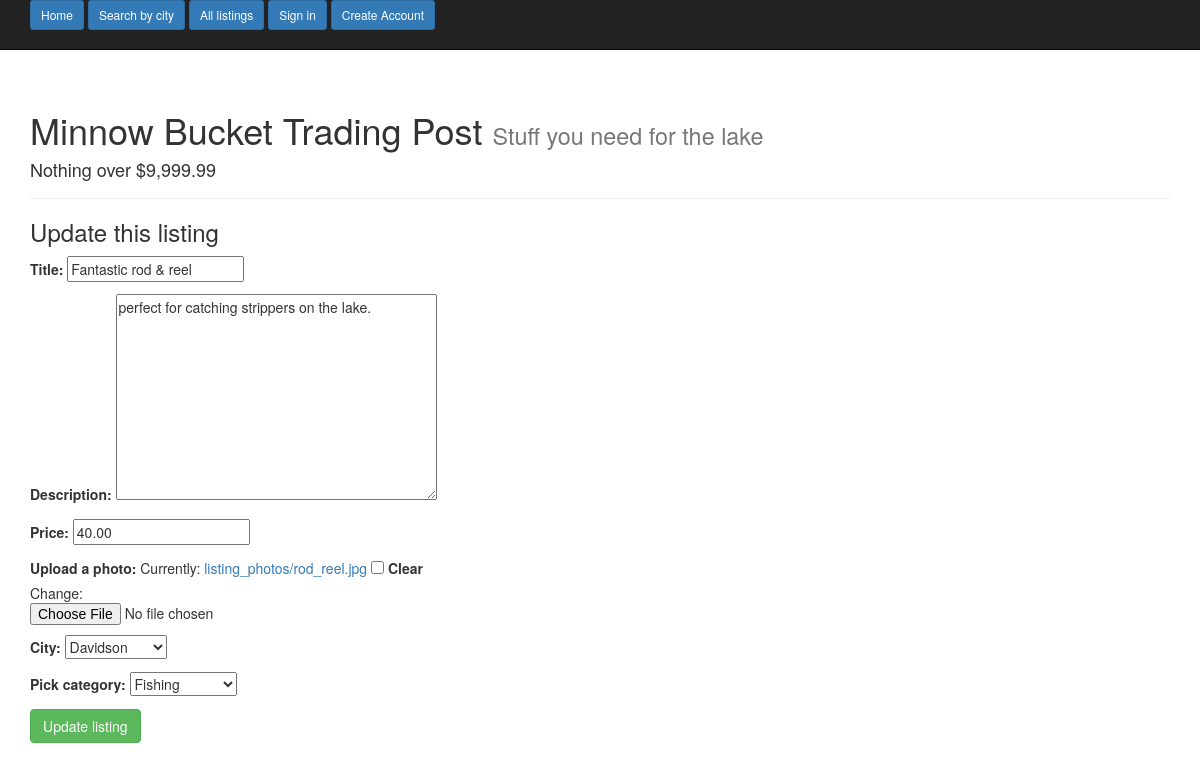
The page /update/21/ on the database as committed earlier.
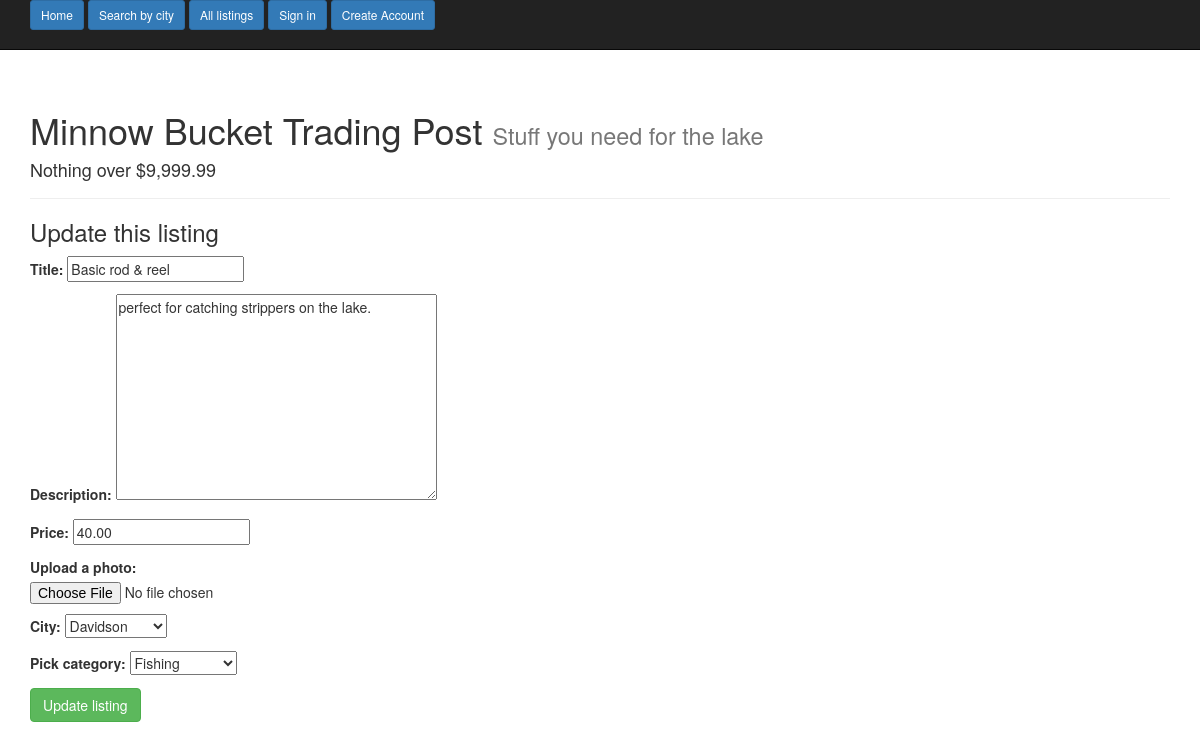
The same page on the database as committed later.
### main_app/models.py (models this page shows, shortened)
class Listing(models.Model):
    title = models.CharField(max_length=40)
    description = models.TextField()
    price = models.DecimalField(max_digits=6, decimal_places=2)
    photo = models.ImageField(upload_to='listing_photos', null=True, blank=True, verbose_name='Upload a photo')
    city = models.ForeignKey(Location)
    seller = models.ForeignKey(User)
    created = models.DateTimeField(auto_now_add=True)
    pick_category = models.ForeignKey(Category)
    class Meta:
        ordering = ['-created']

### main_app/views.py (the view)
# urls.py: url(r'^update/(?P<pk>\d+)/$', ListingUpdateView.as_view(), name='listing_update_view'),
class ListingUpdateView(UpdateView):
    model = Listing
    fields = ['title', 'description', 'price', 'photo', 'city', 'pick_category']
    template_name = 'listing_update.html'
    success_url = reverse_lazy('account_profile_view')

### main_app/models.py (called while the page is built)
    def __str__(self):
        return self.city_choice

    def __str__(self):
        return self.new_category

### templates/listing_update.html (shortened to what this page needs)
{% extends "base.html" %}
{% block content %}
  <h3>Update this listing</h3>
<form class="" action="" method="post"  enctype="multipart/form-data">
  {{ form.as_p }}
  <input class="btn btn-success" type="submit" name="listing" value="Update listing">
</form>
{% endblock %}

Rows that differ between the two databases and show on the page:
changed Listing "perfect for catching strippers on the lake.": title "Fantastic rod & reel" → "Basic rod & reel"
Other text that changed with them:
form field as_p: "☐" → (not shown)
text no longer shown: "Title: Description: Price: Upload a photo: Currently: listing_photos/rod_reel.jpg Clear Change: City: Pick category:"
text now shown: "Title: Description: Price: Upload a photo: City: Pick category:"
